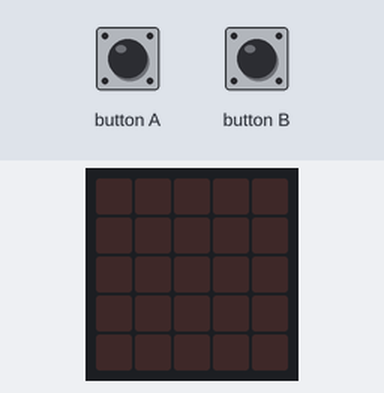
This program was run on a simulated BBC micro:bit (MakeCode). Parts: the board's 5×5 LED display. Inputs (shaded band) come from the test bench. The interpreter's speed is modelled, so counts of loop turns are approximate.

Above: at 1.2 s.
1.3 s: button A pressed for 0.15 s
At 2.0 s:
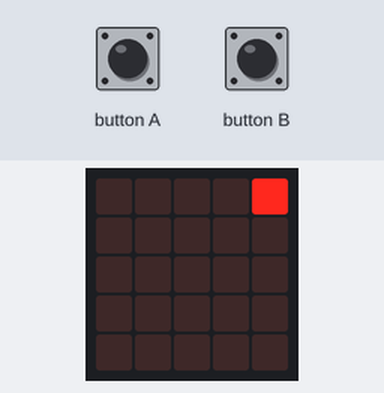
3.0 s: button B pressed for 0.15 s
At 3.9 s:
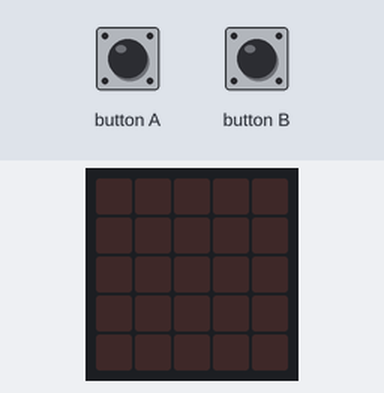
4.7 s: button B pressed for 0.15 s
At 5.7 s:
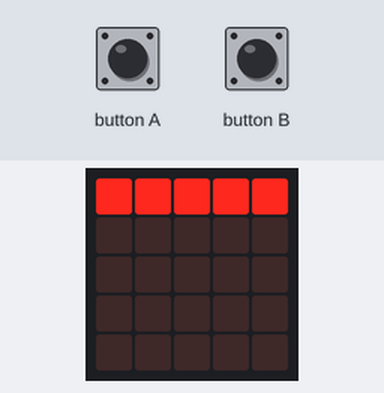
6.4 s: button B pressed for 0.15 s
At 7.6 s:
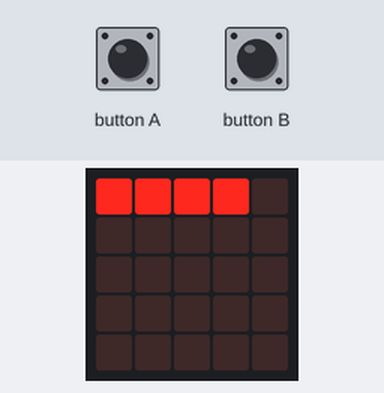
8.1 s: button B pressed for 0.15 s
At 9.4 s:
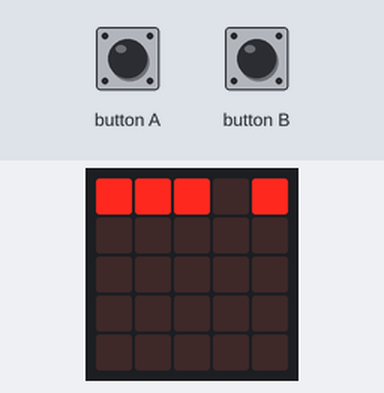
9.7 s: button B pressed for 0.15 s
At 10.5 s:
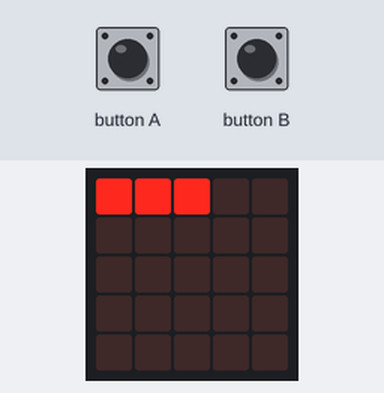
Timing chart, 0 to 12.3 s (numbered marks = the images above; inputs shaded):
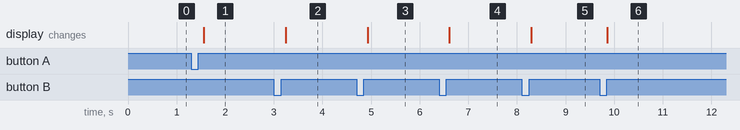

Measured:
- after the input at 1.3 s, the display: changes after 0.26 s (image 1)
- after the input at 3.0 s, the display: changes after 0.25 s (image 2)
- after the input at 4.7 s, the display: changes after 0.23 s (image 3)
- after the input at 6.4 s, the display: changes after 0.21 s (image 4)
- after the input at 8.1 s, the display: changes after 0.19 s (image 5)
- after the input at 9.7 s, the display: changes after 0.16 s (image 6)

The program:

main.ts
```typescript
//  Microbit
function zwk2dez(binin: string): number {
    let i: number;
    let numbits = binin.length
    let converted = ""
    if (binin[0] == "1") {
        i = 0
        while (i < numbits) {
            converted += "" + 2 ** parseInt(binin[i]) % 2
            i += 1
        }
    } else {
        converted = binin
    }

    let number = 0
    for (i = 0; i < numbits; i++) {
        number += 2 ** i * parseInt(converted[numbits - i - 1])
    }
    return binin[0] == "1" ? -1 * (number + 1) : number
}

function dez2zwk(dezin: number): string {
    let tmp: number;
    let rest: any;
    let zw: string;
    let neg = dezin < 0 ? true : false
    let num = neg ? -1 * dezin - 1 : dezin
    let binaer = ""
    while (true) {
        tmp = Math.idiv(num, 2)
        rest = num % 2
        binaer = "" + rest + binaer
        if (tmp == 0) {
            break
        }

        num = tmp
    }
    binaer = "0" + binaer
    if (neg) {
        zw = ""
        for (let i = 0; i < binaer.length; i++) {
            zw += binaer[i] == "1" ? "0" : "1"
        }
        return zw
    } else {
        return binaer
    }

}

basic.forever(function on_forever() {
    let x: number;

    if (zahl > 15 || zahl < -16) {
        basic.showIcon(IconNames.Confused)
        basic.pause(1000)
        basic.clearScreen()
        zahl = 0
        zwkstring = dez2zwk(zahl)
    }

    for (x = 0; x < 5; x++) {
        led.unplot(x, 0)
    }
    for (x = 0; x < zwkstring.length; x++) {
        if (zwkstring[x] == "1") {
            led.plot(x, 0)
        }

    }
    basic.pause(100)
})
input.onButtonPressed(Button.A, function on_button_pressed_a() {

    zahl = zahl + 1
    zwkstring = dez2zwk(zahl)
    let length = zwkstring.length
    while (length < 5) {
        zwkstring = zwkstring[0] + zwkstring
        length += 1
    }
})
input.onButtonPressed(Button.B, function on_button_pressed_b() {

    zahl = zahl - 1
    zwkstring = dez2zwk(zahl)
    let length = zwkstring.length
    while (length < 5) {
        zwkstring = zwkstring[0] + zwkstring
        length += 1
    }
})
let zahl = 0
let zwkstring = dez2zwk(zahl)
```

test.ts
```typescript
// Hier kann man Tests durchführen; diese Datei wird nicht kompiliert, wenn dieses Paket als Erweiterung verwendet wird.
```
